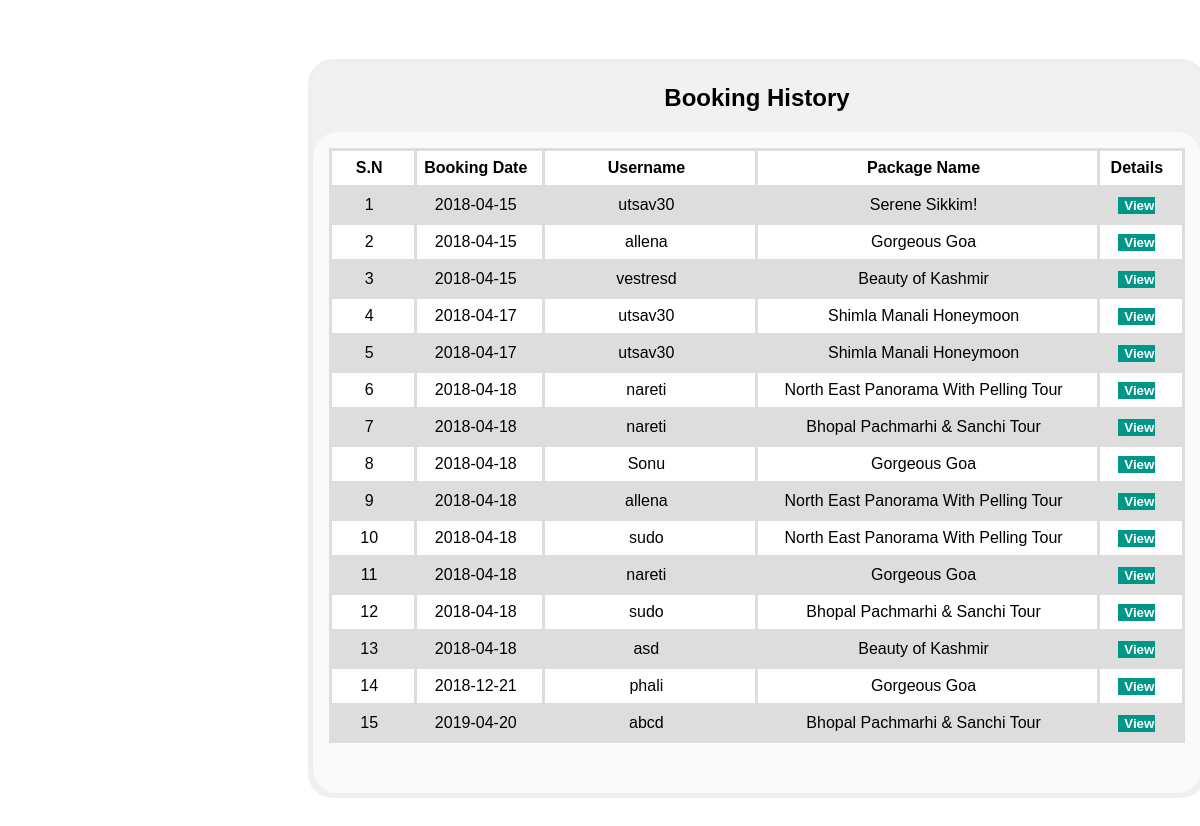
The page /admin/abhistory.php on the database its author committed.
### tables this page shows
CREATE TABLE `package_booking` (
  `booking_id` int(11) NOT NULL,
  `booking_date` date NOT NULL,
  `arrival_date` date NOT NULL,
  `amount` float NOT NULL,
  `group_size` int(11) NOT NULL,
  `payment` int(11) NOT NULL,
  `username` varchar(256) NOT NULL,
  `package_id` int(11) NOT NULL,
  `coupon` varchar(256) NOT NULL
);

CREATE TABLE `package` (
  `id` int(11) NOT NULL,
  `name` varchar(256) NOT NULL,
  `price` int(11) NOT NULL,
  `coupon` varchar(256) DEFAULT NULL,
  `image` varchar(256) NOT NULL,
  `detail` text NOT NULL,
  `description` text NOT NULL
);

### admin/abhistory.php (the view, shortened to what this page needs)
<!DOCTYPE html>
<html>
<head>
<link rel="stylesheet" href="view_customer.css">
</head>
<body>
<div id="id01" >
  <form class="modal-content" method="POST" >
	<h2 class="userlogin">Booking History</h2>
    <div class="container">
	<table width=100%>
		<tr align="center">
		<th width=10%>S.N</th>
		<th  width=15%>Booking Date</th>
		<th  width=25%>Username</th>
		<th width=40%>Package Name</th>
		<th width=20%>Details</th>
	</tr>
	<?php
		global $con;
		$get_c = "select * from package_booking where payment=1";
		$run_c = mysqli_query($con, $get_c);
		$i = 0;
		while ($row_c=mysqli_fetch_array($run_c))
		{
			$c_uname = $row_c['booking_date'];
			$c_name = $row_c['username'];
			$p_id = $row_c['package_id'];
			$id=$row_c['booking_id'];
			$qp="select * from package where id=$p_id";
			$runp=mysqli_query($con, $qp);
			$row=mysqli_fetch_array($runp);
			$p_name = $row['name'];
			$i++;
		?>
		<tr align="center">
			<td> <?php echo $i?></td>
			<td name="user"><?php echo $c_uname?></td>
			<td> <?php echo $c_name?></td>
			<td> <?php echo $p_name?></td>
			<td><a href="../pdf/fpdf17/history.php?book=<?php echo $id; ?> " style="text-decoration: none;"><button type="button"  name ="save" ><b>View</b></button></a></td>
		</tr>
		<?php
		}
	?>
      </table>
  </form>
</div>
</body>
</html>

### admin/view_customer.css (style rules this page uses)
body { font-family: Arial, Helvetica, sans-serif; }
table,td { float:center; }
button { background-color: #009688; color: white; margin: 0px 0; margin-left:0%; border: none; cursor: pointer; width: 50%; float:center; }
.container { padding: 16px; padding-bottom:50px; border-radius: 25px; background-color:#fafafa; }
.modal-content { background-color: #fefefe; margin: 5% auto 15% auto; border: 5px solid #efefef; width: 75%; border-radius: 25px; margin-left:300px; }
.userlogin { text-align:center; }

### admin/abhistory.php (style rules this page uses)
.modal-content { background-color:#f1f1f1; }
table { font-family: arial, sans-serif; border-collapse: collapse; width: 100%; background-color:#fff; }
td, th { border: 3px solid #dddddd; text-align: center; padding:8px; padding-left:0%; margin-left:20%; }
tr:nth-child(even) { background-color: #dddddd; }

### rows shown on the page
package_booking: booking_date "2018-04-15", username "utsav30", package.name "Serene Sikkim!"
package_booking: booking_date "2018-04-15", username "allena", package.name "Gorgeous Goa"
package_booking: booking_date "2018-04-15", username "vestresd", package.name "Beauty of Kashmir"
package_booking: booking_date "2018-04-17", username "utsav30", package.name "Shimla Manali Honeymoon"
package_booking: booking_date "2018-04-17", username "utsav30", package.name "Shimla Manali Honeymoon"
package_booking: booking_date "2018-04-18", username "nareti", package.name "North East Panorama With Pelling Tour"
package_booking: booking_date "2018-04-18", username "nareti", package.name "Bhopal Pachmarhi & Sanchi Tour"
package_booking: booking_date "2018-04-18", username "Sonu", package.name "Gorgeous Goa"
package_booking: booking_date "2018-04-18", username "allena", package.name "North East Panorama With Pelling Tour"
package_booking: booking_date "2018-04-18", username "sudo", package.name "North East Panorama With Pelling Tour"
package_booking: booking_date "2018-04-18", username "nareti", package.name "Gorgeous Goa"
package_booking: booking_date "2018-04-18", username "sudo", package.name "Bhopal Pachmarhi & Sanchi Tour"
package_booking: booking_date "2018-04-18", username "asd", package.name "Beauty of Kashmir"
package_booking: booking_date "2018-12-21", username "phali", package.name "Gorgeous Goa"
package_booking: booking_date "2019-04-20", username "abcd", package.name "Bhopal Pachmarhi & Sanchi Tour"
